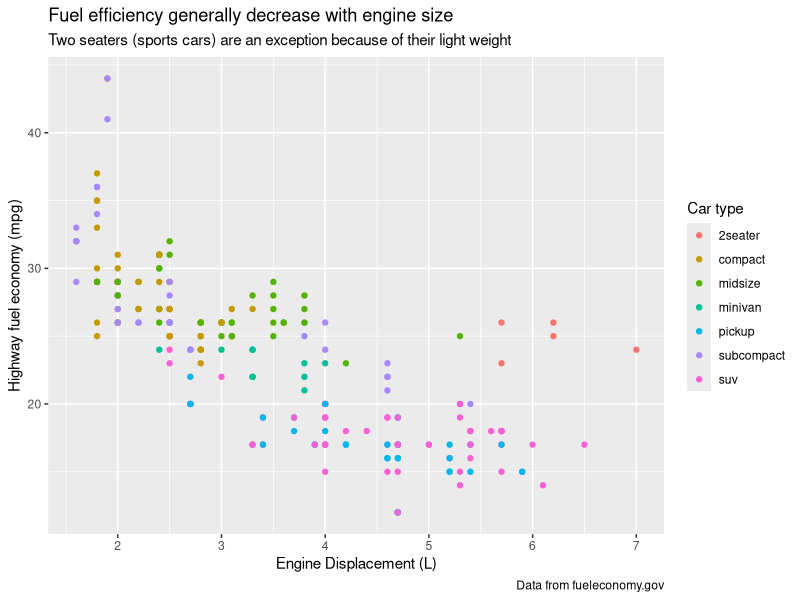
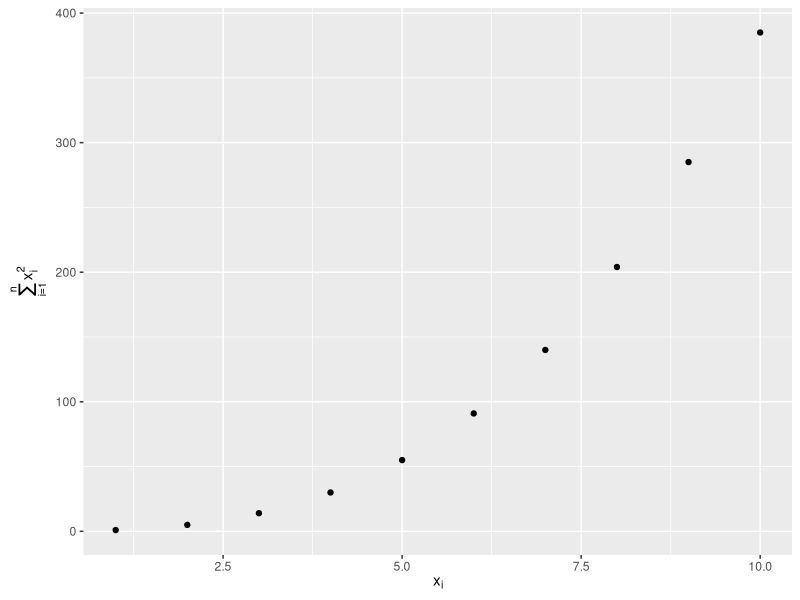
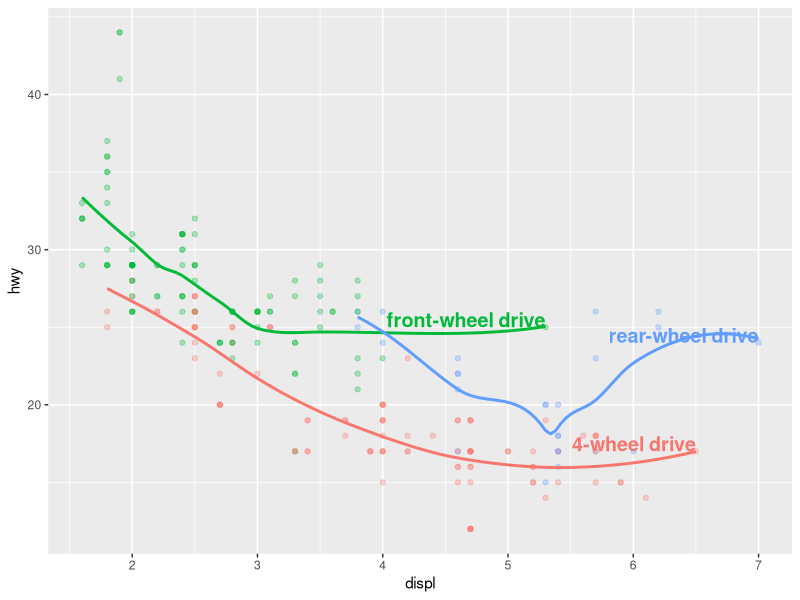
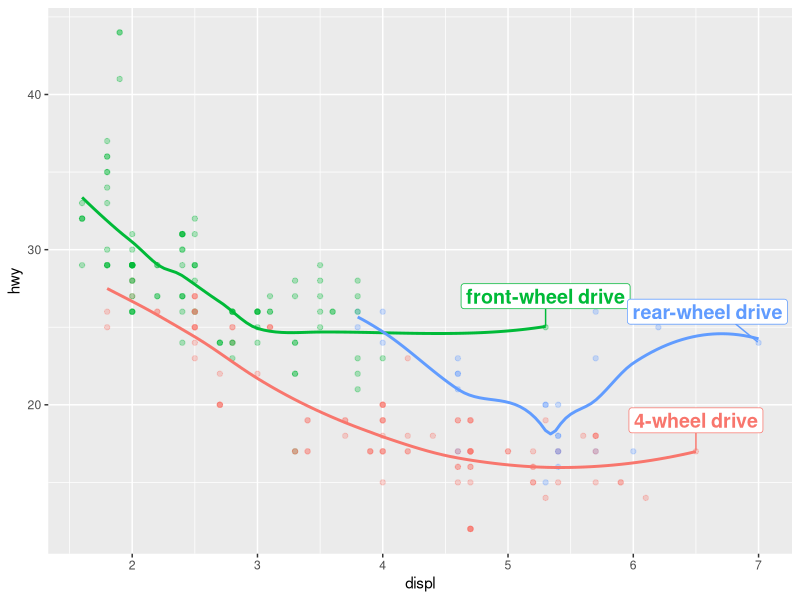
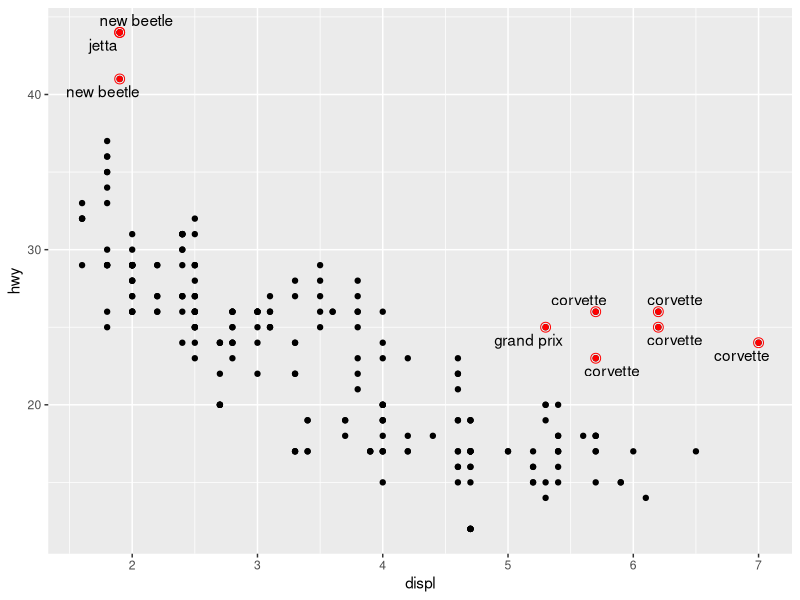
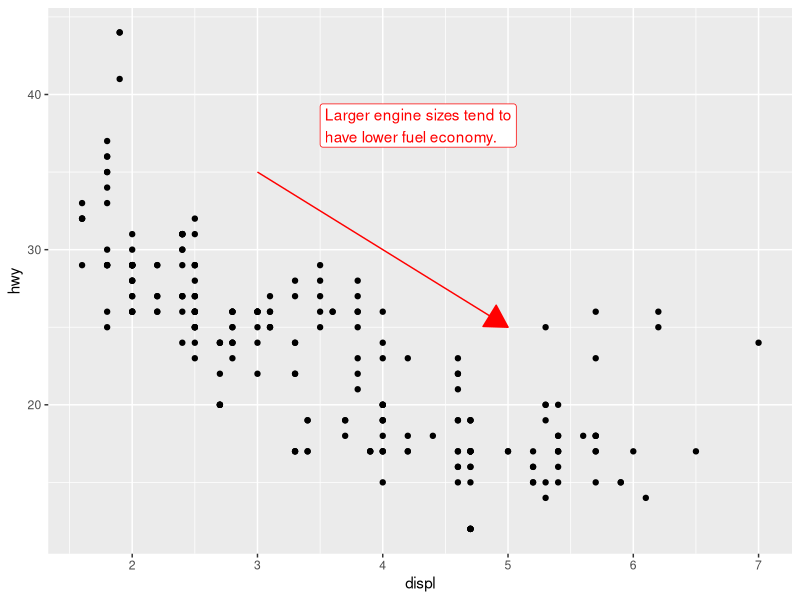
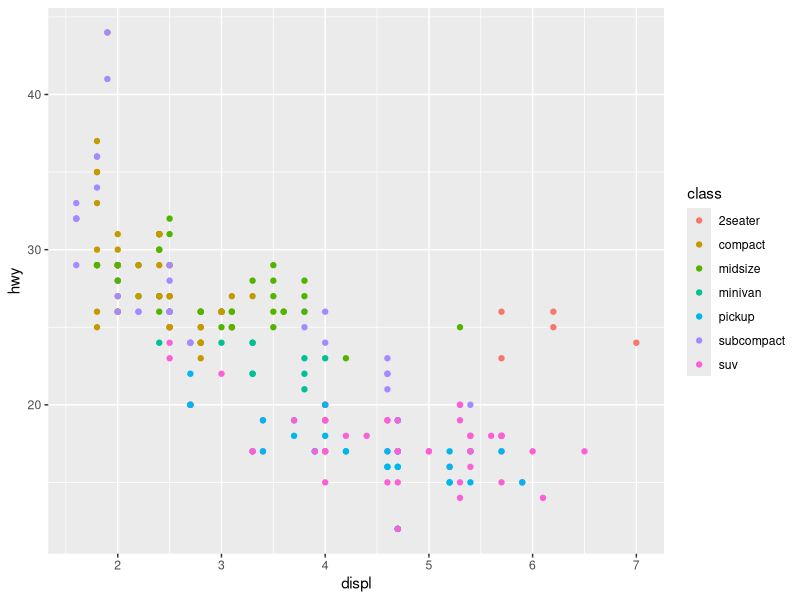
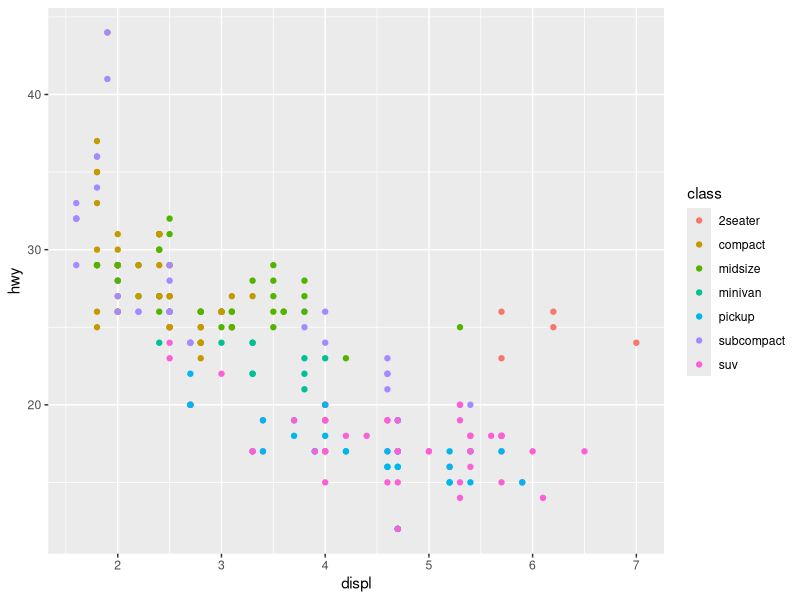

Recreate these plots in R, in order.
library(tidyverse)
library(scales)
library(ggrepel)
library(patchwork)

## Labels

ggplot(mpg, aes(x = displ,
                y = hwy)) +
  geom_point(aes(color = class)) +
  labs(
    x = "Engine Displacement (L)",
    y = "Highway fuel economy (mpg)",
    color = "Car type",
    title = "Fuel efficiency generally decrease with engine size",
    subtitle = "Two seaters (sports cars) are an exception because of their light weight",
    caption = "Data from fueleconomy.gov"
  )

df <- tibble(
  x = 1:10,
  y = cumsum(x^2)
)

ggplot(df, aes(x, y)) +
  geom_point() +
  labs(
    x = quote(x[i]),
    y = quote(sum(x[i] ^ 2, i == 1, n))
  )

## Annotations

label_info <- mpg |> 
  group_by(drv) |> 
  arrange(desc(displ)) |> 
  slice_head(n = 1) |> 
  mutate(
    drive_type = case_when(
      drv == "f" ~ "front-wheel drive",
      drv == "r" ~ "rear-wheel drive",
      drv == "4" ~ "4-wheel drive"
    )
  ) |> 
  select(displ, hwy, drv, drive_type)

label_info

ggplot(mpg, aes(x = displ,
                y = hwy,
                color = drv)) +
  geom_point(alpha = 0.3) +
  geom_smooth(se = FALSE) +
  geom_text(
    data = label_info,
    aes(x = displ, y = hwy, label = drive_type),
    fontface = "bold", size = 5, hjust = "right", vjust = "bottom"
  ) +
  theme(legend.position = "none")

ggplot(mpg, aes(x = displ, y = hwy, color = drv)) +
  geom_point(alpha = 0.3) +
  geom_smooth(se = FALSE) +
  geom_label_repel(
    data = label_info,
    aes(x = displ, y = hwy, label = drive_type),
    fontface = "bold", size = 5, nudge_y = 2
  ) +
  theme(legend.position = "none")

potential_outliers <- mpg |>
  filter(hwy > 40 | (hwy > 20 & displ > 5))

ggplot(mpg, aes(x = displ, y = hwy)) +
  geom_point() +
  geom_text_repel(data = potential_outliers, aes(label = model)) +
  geom_point(data = potential_outliers, color = "red") +
  geom_point(data = potential_outliers,
             color = "red", size = 3, shape = "circle open")

trend_text <- "Larger engine sizes tend to\nhave lower fuel economy." |>
  str_wrap(width = 30)
trend_text

ggplot(mpg, aes(x = displ, y = hwy)) +
  geom_point() +
  annotate(
    geom = "label", x = 3.5, y = 38,
    label = trend_text,
    hjust = "left", color = "red"
  ) +
  annotate(
    geom = "segment",
    x = 3, y = 35, xend = 5, yend = 25, color = "red",
    arrow = arrow(type = "closed")
  )

## Scales
### Default Scales

ggplot(mpg, aes(x = displ,
                y = hwy)) +
  geom_point(aes(color = class))

#### as sames as below

ggplot(mpg, aes(x = displ,
                y = hwy)) +
  geom_point(aes(color = class)) +
  scale_x_continuous() +
  scale_y_continuous() +
  scale_color_discrete()

### Axis Ticks and Legend Keys
ggplot(mpg, aes(x = displ, y = hwy, color = drv)) +
  geom_point() +
  scale_y_continuous(breaks = seq(15, 40, by = 5))

ggplot(mpg, aes(x = displ, y = hwy, color = drv)) +
  geom_point() +
  scale_x_continuous(labels = NULL) +
  scale_y_continuous(labels = NULL) +
  scale_color_discrete(labels = c("4" = "4-wheel",
                                  "f" = "front",
                                  "r" = "rear"))

left1 <- ggplot(diamonds, aes(x = price, y = cut)) +
  geom_boxplot(alpha = 0.05) +
  scale_x_continuous(labels = label_dollar())

right1 <- ggplot(diamonds, aes(x = price, y = cut)) +
  geom_boxplot(alpha = 0.05) +
  scale_x_continuous(
    labels = label_dollar(scale = 1/1000, suffix = "K"),
    breaks = seq(1000, 19000, by = 6000)
  )

library(gridExtra)
grid.arrange(left1, right1, ncol = 2)

ggplot(diamonds, aes(x = cut, fill = clarity)) +
  geom_bar(position = "fill") +
  scale_y_continuous(name = "Percentage",
                     labels = label_percent())

presidential |>
  mutate(id = 33 + row_number()) |>
  ggplot(aes(x = start, y = id)) +
  geom_point() +
  geom_segment(aes(xend = end, yend = id)) +
  scale_x_date(name = NULL, breaks = presidential$start, date_labels = "'%y")

